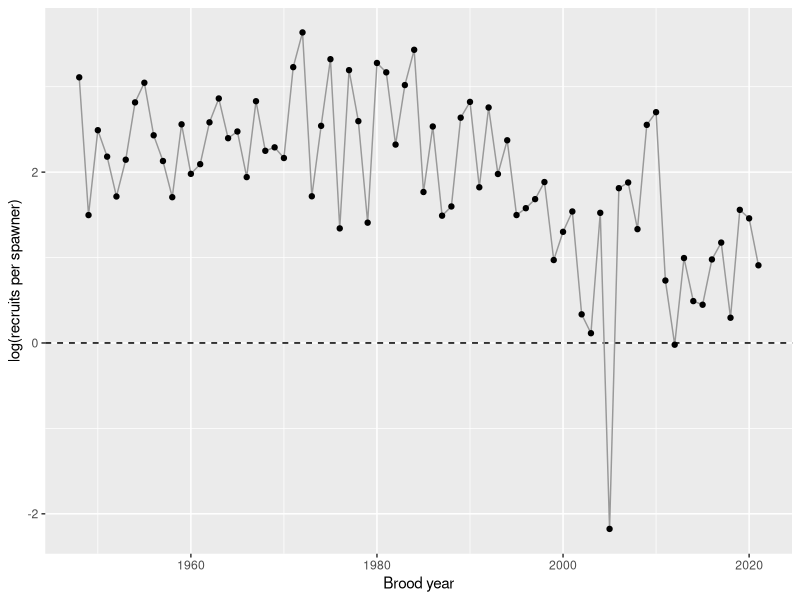
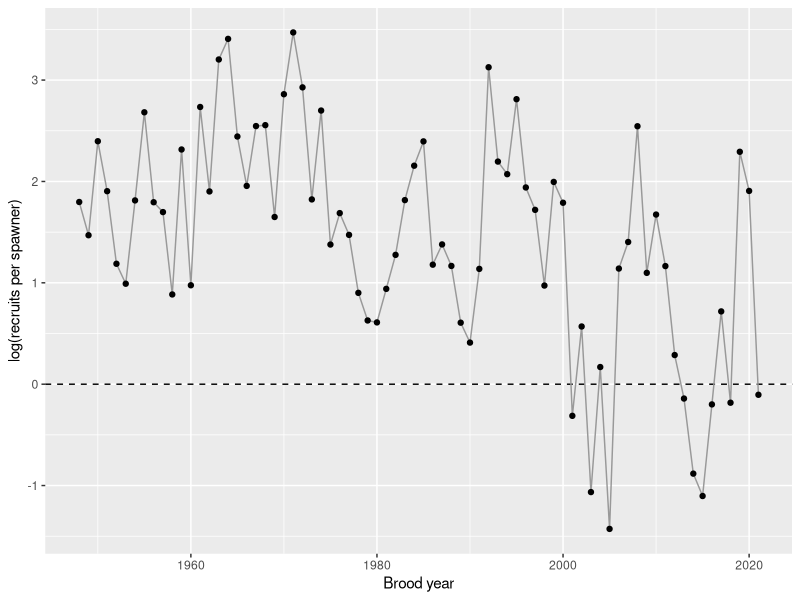

R code for these plots, in order:
## ---- chunk 1
knitr::opts_chunk$set(fig.width = 7, fig.height = 4, dpi = 150)
## ---- chunk 2
library(dplyr)
library(ggplot2)
sockeye <- read.csv("data/sockeye.csv")
head(sockeye)
distinct(sockeye, management_unit, stock) %>% count(management_unit)
## ---- chunk 3
my_stock <- sockeye %>%
  filter(stock == "Stellako") %>%
  mutate(logRS = log(recruits / spawners))
nrow(my_stock)
range(my_stock$logRS)
## ---- chunk 4
ggplot(my_stock, aes(x = brood_year, y = logRS)) +
  geom_hline(yintercept = 0, linetype = "dashed") +
  geom_line(colour = "grey60") +
  geom_point() +
  labs(x = "Brood year", y = "log(recruits per spawner)")
## ---- chunk 5
my_stock %>%
  mutate(period = case_when(brood_year < 1990 ~ "1948-1989",
                            brood_year < 2000 ~ "1990-1999",
                            TRUE              ~ "2000-2021")) %>%
  group_by(period) %>%
  summarise(years = n(), mean_logRS = mean(logRS),
            recruits_per_spawner = exp(mean(logRS)))
## ---- chunk 6
pitt <- sockeye %>%
  filter(stock == "Upper Pitt River") %>%
  mutate(logRS = log(recruits / spawners))
ggplot(pitt, aes(x = brood_year, y = logRS)) +
  geom_hline(yintercept = 0, linetype = "dashed") +
  geom_line(colour = "grey60") +
  geom_point() +
  labs(x = "Brood year", y = "log(recruits per spawner)")
range(pitt$brood_year)
nrow(pitt)
range(pitt$spawners)
## ---- chunk 7
pitt %>%
  mutate(period = case_when(brood_year < 1990 ~ "1948-1989",
                            brood_year < 2000 ~ "1990-1999",
                            TRUE              ~ "2000-2021")) %>%
  group_by(period) %>%
  summarise(years = n(), mean_logRS = mean(logRS),
            recruits_per_spawner = exp(mean(logRS)),
            below_zero = sum(logRS < 0))
